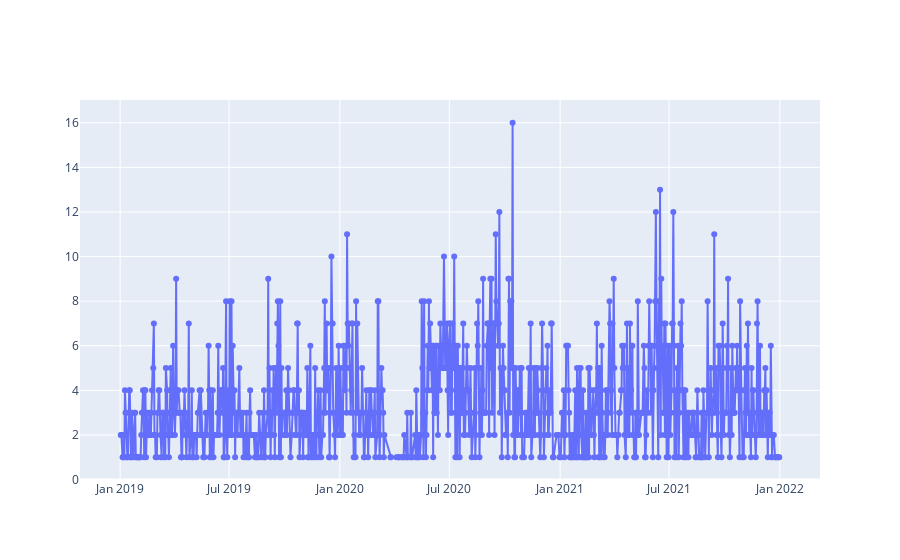

Notebook code for this chart:
### Code cell
dtsers = df_accidents_velo[df_accidents_velo['an']>2016].copy()
dtsers['day'] = pd.to_datetime((dtsers.an)*10000+dtsers.mois*100+dtsers.jour,format='%Y%m%d')
dtsers.drop(['jour' , 'mois' , 'an'] , axis = 1 ,inplace = True)


dtsers = dtsers.groupby('day' , as_index = False).count()

# Dummy Variable Holiday
dtsers['isholiday'] = 0
dtsers.loc[dtsers.day.isin(holidays.ds) , 'isholiday'] = 1

# Week day and month
dtsers['weekday'] = dtsers.day.dt.weekday
dtsers['month'] = dtsers.day.dt.month
# Dummification
dtsers = pd.get_dummies(dtsers , columns = ['weekday' , 'month'])

print(dtsers.day)

print(' the 3 last years of the time series:')
jsplot(dtsers.day , dtsers.Num_Acc )

### Figure 1 — Plotly figure (JSON) as saved in the notebook; plotly's stock layout.template omitted (floating-point values rounded to 4 significant figures; data arrays with more than 128 entries replaced by an {"elided": "..."} marker saying what was removed)
{"data": [{"mode": "lines+markers", "type": "scatter", "x": {"elided": "952 str values"}, "y": {"elided": "952 int values"}}], "layout": {}}
